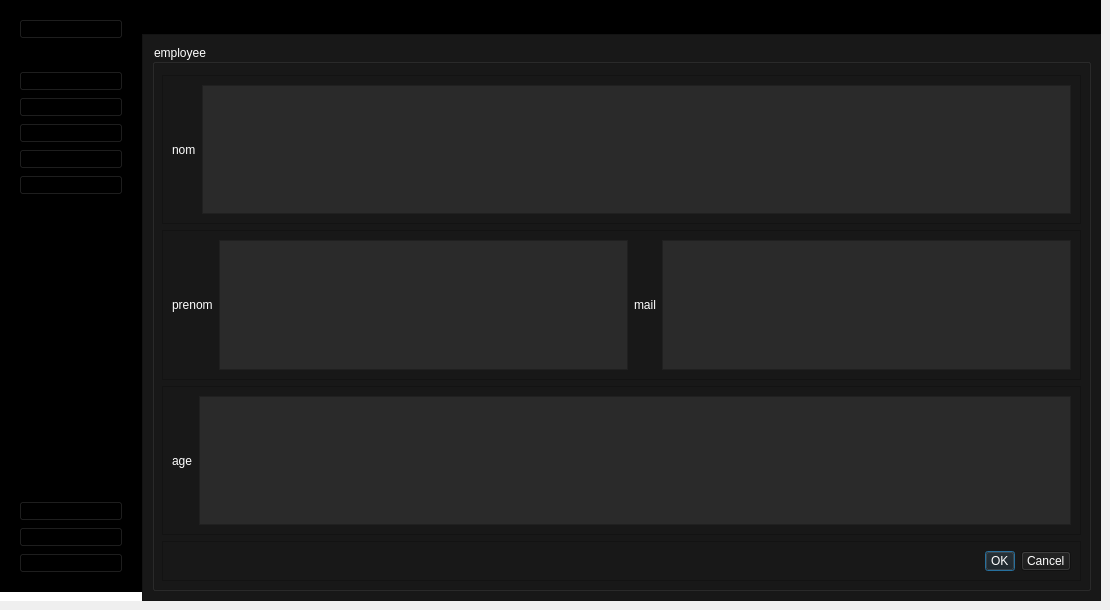
    <widget class="QWidget" name="UpdatePage">
     <widget class="QWidget" name="centralwidget_3">
      <property name="geometry">
       <rect>
        <x>0</x>
        <y>0</y>
        <width>1101</width>
        <height>601</height>
       </rect>
      </property>
      <property name="styleSheet">
       <string notr="true">*{
padding:0;
margin:0;
}
QPushButton{
	text-align:left;
	padding:2px 5px;
	font: 75 9pt &quot;MS Shell Dlg 2&quot;;
}
#leftMenuSubContainer QPushButton{
	text-align:left;
	padding:5px 10px;
}</string>
      </property>
      <layout class="QFormLayout" name="formLayout_9">
       <property name="horizontalSpacing">
        <number>0</number>
       </property>
       <property name="verticalSpacing">
        <number>0</number>
       </property>
       <property name="leftMargin">
        <number>0</number>
       </property>
       <property name="topMargin">
        <number>0</number>
       </property>
       <property name="rightMargin">
        <number>0</number>
       </property>
       <property name="bottomMargin">
        <number>0</number>
       </property>
       <item row="0" column="0">
        <widget class="QWidget" name="leftMenuContainer_5" native="true">
         <property name="styleSheet">
          <string notr="true">background-color:#FFF;
</string>
         </property>
         <layout class="QVBoxLayout" name="verticalLayout_24">
          <property name="leftMargin">
           <number>0</number>
          </property>
          <property name="topMargin">
           <number>0</number>
          </property>
          <property name="rightMargin">
           <number>0</number>
          </property>
          <item>
           <widget class="QWidget" name="leftMenuSubContainer_5" native="true">
            <property name="styleSheet">
             <string notr="true">background-color:rgb(0, 0, 0);</string>
            </property>
            <layout class="QVBoxLayout" name="verticalLayout_25">
             <item alignment="Qt::AlignTop">
              <widget class="QFrame" name="UserSideMenu_5">
               <property name="frameShape">
                <enum>QFrame::StyledPanel</enum>
               </property>
               <property name="frameShadow">
                <enum>QFrame::Raised</enum>
               </property>
               <layout class="QHBoxLayout" name="horizontalLayout_21">
                <item>
                 <widget class="QPushButton" name="Account_5">
                  <property name="toolTip">
                   <string>User</string>
                  </property>
                  <property name="toolTipDuration">
                   <number>16</number>
                  </property>
                  <property name="text">
                   <string>My account</string>
                  </property>
                  <property name="icon">
                   <iconset>
                    <normalon>icon/user.svg</normalon>
                   </iconset>
                  </property>
                  <property name="iconSize">
                   <size>
                    <width>20</width>
                    <height>20</height>
                   </size>
                  </property>
                 </widget>
                </item>
               </layout>
              </widget>
             </item>
             <item alignment="Qt::AlignTop">
              <widget class="QFrame" name="MainFunctions_5">
               <property name="sizePolicy">
                <sizepolicy hsizetype="Preferred" vsizetype="Preferred">
                 <horstretch>0</horstretch>
                 <verstretch>0</verstretch>
                </sizepolicy>
               </property>
               <property name="frameShape">
                <enum>QFrame::StyledPanel</enum>
               </property>
               <property name="frameShadow">
                <enum>QFrame::Raised</enum>
               </property>
               <layout class="QVBoxLayout" name="verticalLayout_26">
                <item>
                 <widget class="QPushButton" name="HomeBtn_5">
                  <property name="toolTip">
                   <string>Home</string>
                  </property>
                  <property name="text">
                   <string>Home</string>
                  </property>
                  <property name="icon">
                   <iconset>
                    <normaloff>icon/home.svg</normaloff>
                    <normalon>icon/home.svg</normalon>icon/home.svg</iconset>
                  </property>
                  <property name="iconSize">
                   <size>
                    <width>20</width>
                    <height>20</height>
                   </size>
                  </property>
                 </widget>
                </item>
                <item>
                 <widget class="QPushButton" name="DataBtn_5">
                  <property name="toolTip">
                   <string>Data</string>
                  </property>
                  <property name="text">
                   <string>Data</string>
                  </property>
                  <property name="icon">
                   <iconset>
                    <normaloff>icon/database.svg</normaloff>
                    <normalon>icon/database.svg</normalon>icon/database.svg</iconset>
                  </property>
                  <property name="iconSize">
                   <size>
                    <width>20</width>
                    <height>20</height>
                   </size>
                  </property>
                 </widget>
                </item>
                <item>
                 <widget class="QPushButton" name="addeq_4">
                  <property name="styleSheet">
                   <string notr="true">font: 75 9pt &quot;MS Shell Dlg 2&quot;;</string>
                  </property>
                  <property name="text">
                   <string>ajouter employee</string>
                  </property>
                  <property name="icon">
                   <iconset>
                    <normaloff>icon/plus.svg</normaloff>icon/plus.svg</iconset>
                  </property>
                  <property name="iconSize">
                   <size>
                    <width>20</width>
                    <height>20</height>
                   </size>
                  </property>
                 </widget>
                </item>
                <item>
                 <widget class="QPushButton" name="PdfBtn_5">
                  <property name="toolTip">
                   <string>Pdf</string>
                  </property>
                  <property name="text">
                   <string>conjee employee</string>
                  </property>
                  <property name="icon">
                   <iconset>
                    <normaloff>icon/printer.svg</normaloff>
                    <normalon>icon/printer.svg</normalon>icon/printer.svg</iconset>
                  </property>
                  <property name="iconSize">
                   <size>
                    <width>20</width>
                    <height>20</height>
                   </size>
                  </property>
                 </widget>
                </item>
                <item>
                 <widget class="QPushButton" name="pushButton_21">
                  <property name="text">
                   <string>data congé</string>
                  </property>
                  <property name="icon">
                   <iconset>
                    <normaloff>icon/database.svg</normaloff>icon/database.svg</iconset>
                  </property>
                 </widget>
                </item>
                <item>
                 <spacer name="verticalSpacer_29">
                  <property name="orientation">
                   <enum>Qt::Vertical</enum>
                  </property>
                  <property name="sizeHint" stdset="0">
                   <size>
                    <width>20</width>
                    <height>40</height>
                   </size>
                  </property>
                 </spacer>
                </item>
                <item>
                 <spacer name="verticalSpacer_30">
                  <property name="orientation">
                   <enum>Qt::Vertical</enum>
                  </property>
                  <property name="sizeHint" stdset="0">
                   <size>
                    <width>20</width>
                    <height>40</height>
                   </size>
                  </property>
                 </spacer>
                </item>
                <item>
                 <spacer name="verticalSpacer_31">
                  <property name="orientation">
                   <enum>Qt::Vertical</enum>
                  </property>
                  <property name="sizeHint" stdset="0">
                   <size>
                    <width>20</width>
                    <height>40</height>
                   </size>
                  </property>
                 </spacer>
                </item>
                <item>
                 <spacer name="verticalSpacer_32">
                  <property name="orientation">
                   <enum>Qt::Vertical</enum>
                  </property>
                  <property name="sizeHint" stdset="0">
                   <size>
                    <width>20</width>
                    <height>40</height>
                   </size>
                  </property>
                 </spacer>
                </item>
                <item>
                 <spacer name="verticalSpacer_33">
                  <property name="orientation">
                   <enum>Qt::Vertical</enum>
                  </property>
                  <property name="sizeHint" stdset="0">
                   <size>
                    <width>20</width>
                    <height>40</height>
                   </size>
                  </property>
                 </spacer>
                </item>
                <item>
                 <spacer name="verticalSpacer_34">
                  <property name="orientation">
                   <enum>Qt::Vertical</enum>
                  </property>
                  <property name="sizeHint" stdset="0">
                   <size>
                    <width>20</width>
                    <height>40</height>
                   </size>
                  </property>
                 </spacer>
                </item>
                <item>
                 <spacer name="verticalSpacer_35">
                  <property name="orientation">
                   <enum>Qt::Vertical</enum>
                  </property>
                  <property name="sizeHint" stdset="0">
                   <size>
                    <width>20</width>
                    <height>40</height>
                   </size>
                  </property>
                 </spacer>
                </item>
               </layout>
              </widget>
             </item>
             <item alignment="Qt::AlignBottom">
              <widget class="QFrame" name="AppFunction_5">
               <property name="frameShape">
                <enum>QFrame::StyledPanel</enum>
               </property>
               <property name="frameShadow">
                <enum>QFrame::Raised</enum>
               </property>
               <layout class="QVBoxLayout" name="verticalLayout_27">
                <item>
                 <widget class="QPushButton" name="SettingsBtn_5">
                  <property name="toolTip">
                   <string>Settings</string>
                  </property>
                  <property name="text">
                   <string>Settings</string>
                  </property>
                  <property name="icon">
                   <iconset>
                    <normaloff>icon/settings.svg</normaloff>
                    <disabledoff>icon/settings.svg</disabledoff>icon/settings.svg</iconset>
                  </property>
                  <property name="iconSize">
                   <size>
                    <width>20</width>
                    <height>20</height>
                   </size>
                  </property>
                 </widget>
                </item>
                <item>
                 <widget class="QPushButton" name="HelpBtn_5">
                  <property name="toolTip">
                   <string>Help</string>
                  </property>
                  <property name="text">
                   <string>Help</string>
                  </property>
                  <property name="icon">
                   <iconset>
                    <normaloff>icon/help-circle.svg</normaloff>
                    <normalon>icon/help-circle.svg</normalon>icon/help-circle.svg</iconset>
                  </property>
                  <property name="iconSize">
                   <size>
                    <width>20</width>
                    <height>20</height>
                   </size>
                  </property>
                 </widget>
                </item>
                <item>
                 <widget class="QPushButton" name="LogoutBtn_5">
                  <property name="toolTip">
                   <string>Logout</string>
                  </property>
                  <property name="text">
                   <string>Logout</string>
                  </property>
                  <property name="icon">
                   <iconset>
                    <normaloff>icon/log-out.svg</normaloff>
                    <normalon>icon/log-out.svg</normalon>icon/log-out.svg</iconset>
                  </property>
                  <property name="iconSize">
                   <size>
                    <width>20</width>
                    <height>20</height>
                   </size>
                  </property>
                 </widget>
                </item>
               </layout>
              </widget>
             </item>
            </layout>
           </widget>
          </item>
         </layout>
        </widget>
       </item>
       <item row="0" column="1">
        <widget class="QWidget" name="mainBodyContainer_5" native="true">
         <property name="styleSheet">
          <string notr="true">background-color:rgb(0, 85, 127)</string>
         </property>
         <layout class="QFormLayout" name="formLayout_10">
          <property name="horizontalSpacing">
           <number>0</number>
          </property>
          <property name="verticalSpacing">
           <number>0</number>
          </property>
          <property name="leftMargin">
           <number>0</number>
          </property>
          <property name="topMargin">
           <number>0</number>
          </property>
          <property name="rightMargin">
           <number>0</number>
          </property>
          <property name="bottomMargin">
           <number>0</number>
          </property>
          <item row="0" column="0" colspan="2">
           <widget class="QFrame" name="TopBar_5">
            <property name="styleSheet">
             <string notr="true">background-color:rgb(0, 0, 0);</string>
            </property>
            <property name="frameShape">
             <enum>QFrame::StyledPanel</enum>
            </property>
            <property name="frameShadow">
             <enum>QFrame::Raised</enum>
            </property>
            <layout class="QVBoxLayout" name="verticalLayout_28">
             <item>
              <widget class="QLabel" name="Actor_5">
               <property name="styleSheet">
                <string notr="true">font: 75 16pt &quot;MS Shell Dlg 2&quot;;
</string>
               </property>
               <property name="text">
                <string>responsable Ressource Humaine </string>
               </property>
              </widget>
             </item>
            </layout>
           </widget>
          </item>
          <item row="1" column="0" colspan="2">
           <widget class="QFrame" name="MainContent_5">
            <property name="styleSheet">
             <string notr="true">background-color:#181818 ;</string>
            </property>
            <property name="frameShape">
             <enum>QFrame::StyledPanel</enum>
            </property>
            <property name="frameShadow">
             <enum>QFrame::Raised</enum>
            </property>
            <layout class="QHBoxLayout" name="horizontalLayout_22">
             <item>
              <widget class="QGroupBox" name="groupBox_4">
               <property name="styleSheet">
                <string notr="true">font: 75 12pt &quot;MS Shell Dlg 2&quot;;
color:#fff;
</string>
               </property>
               <property name="title">
                <string>employee</string>
               </property>
               <layout class="QVBoxLayout" name="verticalLayout_29">
                <property name="spacing">
                 <number>6</number>
                </property>
                <property name="topMargin">
                 <number>30</number>
                </property>
                <item>
                 <widget class="QFrame" name="frame_13">
                  <property name="frameShape">
                   <enum>QFrame::StyledPanel</enum>
                  </property>
                  <property name="frameShadow">
                   <enum>QFrame::Raised</enum>
                  </property>
                  <layout class="QHBoxLayout" name="horizontalLayout_23">
                   <item>
                    <widget class="QLabel" name="label_13">
                     <property name="text">
                      <string>nom</string>
                     </property>
                    </widget>
                   </item>
                   <item>
                    <widget class="QTextEdit" name="textEdit_13">
                     <property name="styleSheet">
                      <string notr="true">background-color:#2a2a2a;</string>
                     </property>
                    </widget>
                   </item>
                  </layout>
                 </widget>
                </item>
                <item>
                 <widget class="QFrame" name="frame_14">
                  <property name="frameShape">
                   <enum>QFrame::StyledPanel</enum>
                  </property>
                  <property name="frameShadow">
                   <enum>QFrame::Raised</enum>
                  </property>
                  <layout class="QHBoxLayout" name="horizontalLayout_24">
                   <item>
                    <widget class="QLabel" name="label_14">
                     <property name="text">
                      <string>prenom</string>
                     </property>
                    </widget>
                   </item>
                   <item>
                    <widget class="QTextEdit" name="textEdit_14">
                     <property name="styleSheet">
                      <string notr="true">background-color:#2a2a2a;</string>
                     </property>
                    </widget>
                   </item>
                   <item>
                    <widget class="QLabel" name="label_2">
                     <property name="text">
                      <string>mail</string>
                     </property>
                    </widget>
                   </item>
                   <item>
                    <widget class="QTextEdit" name="textEdit_16">
                     <property name="styleSheet">
                      <string notr="true">background-color:#2a2a2a;</string>
                     </property>
                    </widget>
                   </item>
                  </layout>
                 </widget>
                </item>
                <item>
                 <widget class="QFrame" name="frame_15">
                  <property name="frameShape">
                   <enum>QFrame::StyledPanel</enum>
                  </property>
                  <property name="frameShadow">
                   <enum>QFrame::Raised</enum>
                  </property>
                  <layout class="QHBoxLayout" name="horizontalLayout_25">
                   <item>
                    <widget class="QLabel" name="label_15">
                     <property name="text">
                      <string>age</string>
                     </property>
                    </widget>
                   </item>
                   <item>
                    <widget class="QTextEdit" name="textEdit_15">
                     <property name="styleSheet">
                      <string notr="true">background-color:#2a2a2a;</string>
                     </property>
                    </widget>
                   </item>
                  </layout>
                 </widget>
                </item>
                <item>
                 <widget class="QFrame" name="frame_16">
                  <property name="frameShape">
                   <enum>QFrame::StyledPanel</enum>
                  </property>
                  <property name="frameShadow">
                   <enum>QFrame::Raised</enum>
                  </property>
                  <layout class="QHBoxLayout" name="horizontalLayout_26">
                   <item>
                    <widget class="QDialogButtonBox" name="buttonBox">
                     <property name="standardButtons">
                      <set>QDialogButtonBox::Cancel|QDialogButtonBox::Ok</set>
                     </property>
                    </widget>
                   </item>
                  </layout>
                 </widget>
                </item>
               </layout>
              </widget>
             </item>
            </layout>
           </widget>
          </item>
         </layout>
        </widget>
       </item>
      </layout>
     </widget>
    </widget>
